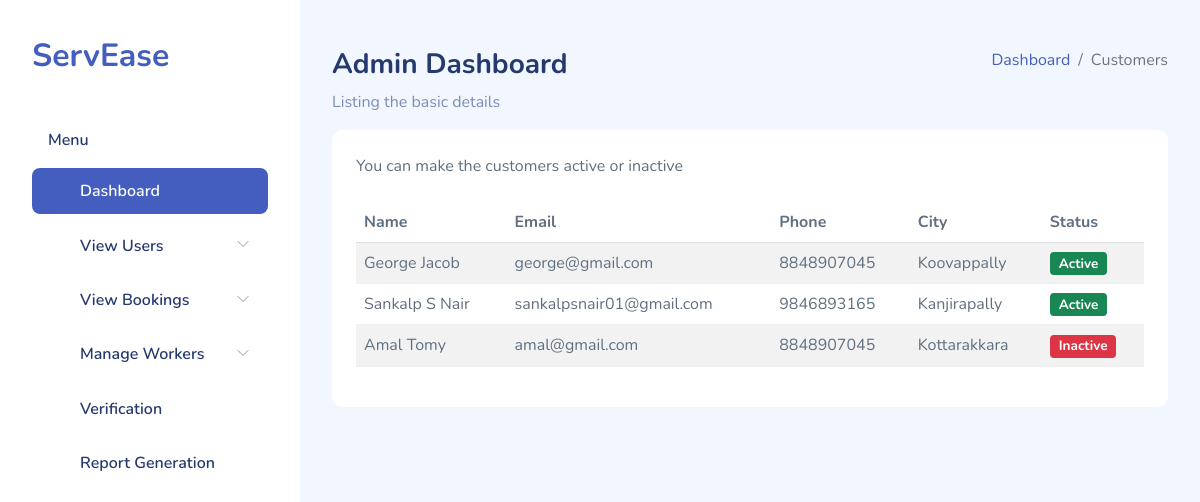
The app's page /manage_customers/, older data.
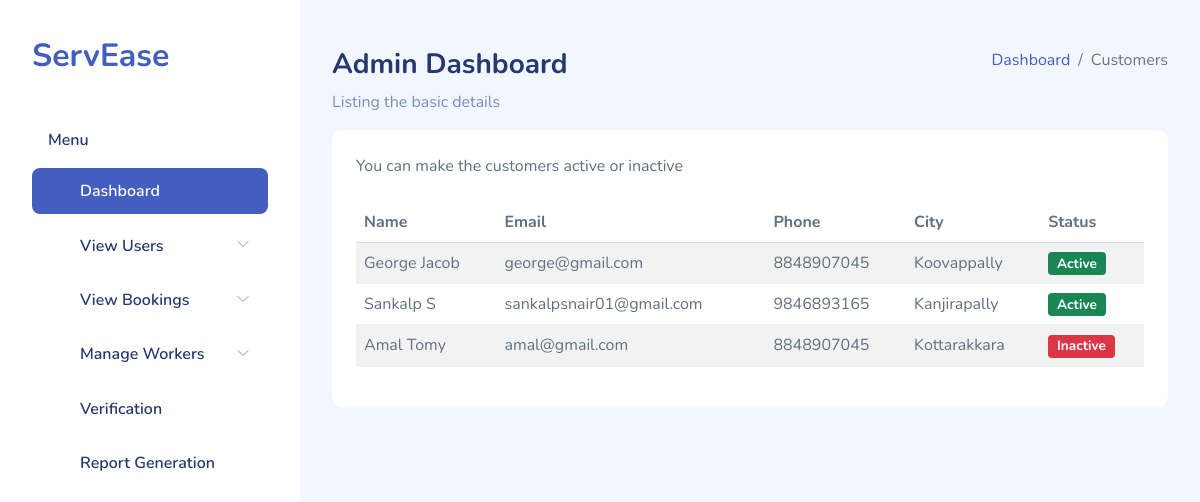
The same page, newer data.
### Home_app/models.py (models this page shows)
class Users(models.Model):
    user_id = models.AutoField(primary_key=True)
    firstname = models.CharField(max_length=20,blank=False)
    lastname = models.CharField(max_length=20,blank=False)
    email = models.EmailField(unique=True,blank=False)
    phone = models.CharField(max_length=10,null=True)
    address = models.TextField()
    place=models.CharField(max_length=30, blank=True)
    availability = models.IntegerField(default=0)
    district = models.CharField(max_length=20, blank=True)
    image = models.ImageField(upload_to='profile_pic', null=True, blank=True)
    password = models.CharField(max_length=256)
    usertype = models.CharField(max_length=20)
    active = models.BooleanField(default=True)

### Home_app/views.py (the view)
# urls.py: path('manage_customers/', views.Manage_Customers, name='manage_customers'),
def Manage_Customers(request):
    customers = Users.objects.filter(usertype='customer')
    return render(request, 'admin_temp/manage_customers.html',{'customers':customers})

### templates/admin_temp/manage_customers.html (shortened to what the changed rows need)
{% load static %}
<!DOCTYPE html>
<html lang="en">
<head>
    <link rel="stylesheet" href="{% static 'adm_assets/css/bootstrap.css' %}">
    <link rel="stylesheet" href="{% static 'adm_assets/vendors/iconly/bold.css'%}">
    <link rel="stylesheet" href="{% static 'adm_assets/vendors/perfect-scrollbar/perfect-scrollbar.css' %}">
    <link rel="stylesheet" href="{% static 'adm_assets/vendors/bootstrap-icons/bootstrap-icons.css' %}">
    <link rel="stylesheet" href="{% static 'adm_assets/css/app.css' %}">
</head>
<body>
    <div id="app">
        <div id="main">
            <div class="page-heading">
                <section class="section">
                    <div class="card">
                        <div class="card-body">
                            <table class="table table-striped" id="table1">
                                <thead>
                                    <tr>
                                        <th>Name</th>
                                        <th>Email</th>
                                        <th>Phone</th>
                                        <th>City</th>
                                        <th>Status</th>
                                    </tr>
                                </thead>
                                <tbody>
                                    {% for customer in customers %}
                                    <tr>
                                        <td>{{ customer.firstname }} {{ customer.lastname }}</td>
                                        <td>{{ customer.email }}</td>
                                        <td>{{ customer.phone }}</td>
                                        <td>{{ customer.place }}</td>
                                        <td>
                                            <a href="{% url 'change_status' customer.user_id %}">
                                                {% if customer.availability %}
                                                    <span class="badge bg-success">Active</span>
                                                {% else %}
                                                    <span class="badge bg-danger">Inactive</span>
                                                {% endif %}
                                            </a>
                                        </td>
                                    </tr>
                                    {% empty %}
                                    <tr>
                                        <td colspan="5">No customers found.</td>
                                    </tr>
                                    {% endfor %}
                                </tbody>
                            </table>
                        </div>
                    </div>
                </section>
            </div>
        </div>
    </div>
</body>
</html>

Row changes from the older to the newer data that the page shows:
changed Users "Sankalp": lastname "S Nair" → "S"
